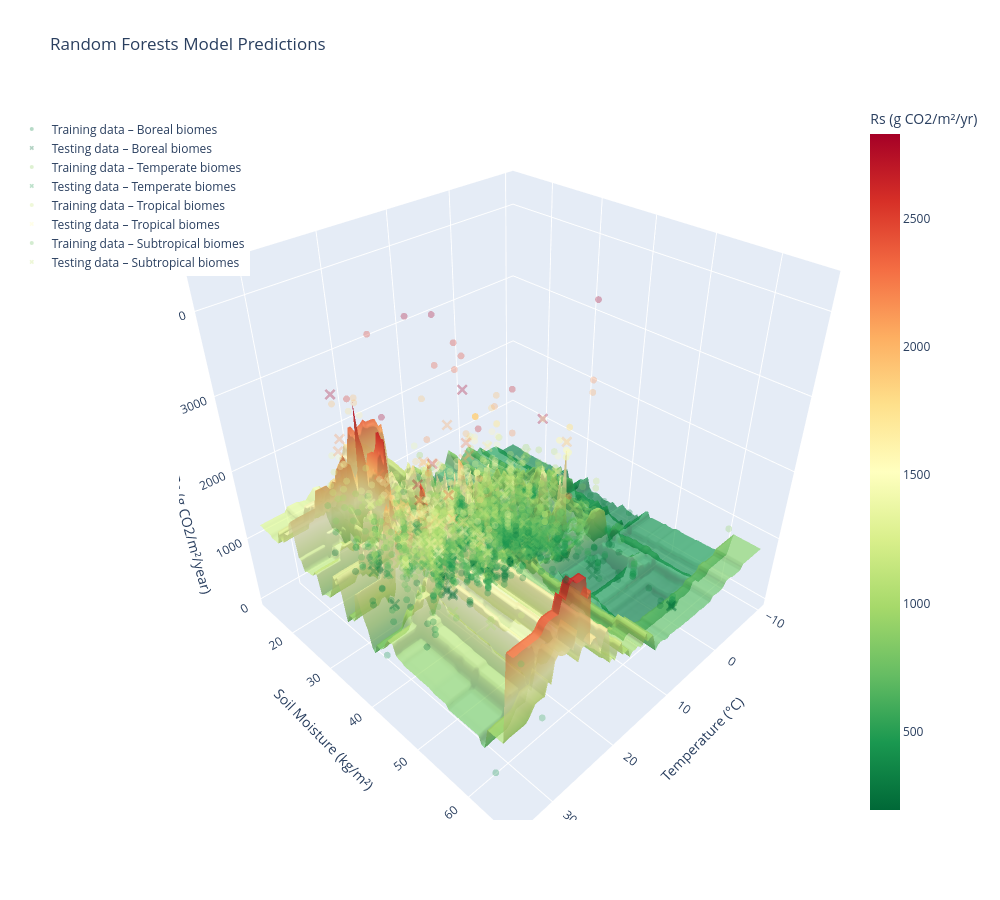

Source (notebook cell):
### Code cell
# Model performance is compared to a machine learning regressor algorithm as a benchmark

run_simulation(RF=True)

### Figure 1 — Plotly figure (JSON) as saved in the notebook; plotly's stock layout.template omitted (floating-point values rounded to 4 significant figures; data arrays with more than 128 entries replaced by an {"elided": "..."} marker saying what was removed)
{"data": [{"colorbar": {"title": {"text": "Rs (g CO2/m²/yr)"}}, "colorscale": [[0, "rgb(0,104,55)"], [0.1, "rgb(26,152,80)"], [0.2, "rgb(102,189,99)"], [0.3, "rgb(166,217,106)"], [0.4, "rgb(217,239,139)"], [0.5, "rgb(255,255,191)"], [0.6, "rgb(254,224,139)"], [0.7, "rgb(253,174,97)"], [0.8, "rgb(244,109,67)"], [0.9, "rgb(215,48,39)"], [1, "rgb(165,0,38)"]], "name": "Random Forests Model Predictions", "opacity": 0.7, "showscale": true, "type": "surface", "x": {"elided": "100x100 float values"}, "y": {"elided": "100x100 float values"}, "z": {"elided": "100x100 float values"}}, {"marker": {"color": {"elided": "192 float values"}, "colorscale": [[0, "rgb(0,104,55)"], [0.1, "rgb(26,152,80)"], [0.2, "rgb(102,189,99)"], [0.3, "rgb(166,217,106)"], [0.4, "rgb(217,239,139)"], [0.5, "rgb(255,255,191)"], [0.6, "rgb(254,224,139)"], [0.7, "rgb(253,174,97)"], [0.8, "rgb(244,109,67)"], [0.9, "rgb(215,48,39)"], [1, "rgb(165,0,38)"]], "opacity": 0.3, "showscale": false, "size": 4}, "mode": "markers", "name": "Training data – Boreal biomes", "type": "scatter3d", "x": {"elided": "192 float values"}, "y": {"elided": "192 float values"}, "z": {"elided": "192 float values"}}, {"marker": {"color": [244.0, 256.0, 592.0, 911.0, 905.0, 281.0, 670.0, 283.0, 230.0, 434.4, 1135.0, 1056.0, 2187.0, 896.9, 923.4, 356.5, 475.9, 262.5, 641.3, 690.6, 645.8], "colorscale": [[0, "rgb(0,104,55)"], [0.1, "rgb(26,152,80)"], [0.2, "rgb(102,189,99)"], [0.3, "rgb(166,217,106)"], [0.4, "rgb(217,239,139)"], [0.5, "rgb(255,255,191)"], [0.6, "rgb(254,224,139)"], [0.7, "rgb(253,174,97)"], [0.8, "rgb(244,109,67)"], [0.9, "rgb(215,48,39)"], [1, "rgb(165,0,38)"]], "opacity": 0.3, "showscale": false, "size": 4, "symbol": "x"}, "mode": "markers", "name": "Testing data – Boreal biomes", "type": "scatter3d", "x": [0.8, 0.8, 1.5, 1.5, 0.5, 3.7, 5.5, 1.5, 2.0, 8.9, 5.3, 3.5, 3.5, 1.2, -0.3, 3.5, 3.5, 3.5, 3.5, 3.5, 3.5], "y": [60.1, 60.1, 33.41, 34.63, 29.55, 47.31, 28.21, 28.92, 45.2, 33.35, 38.44, 39.04, 35.54, 40.18, 34.02, 38.93, 41.08, 41.08, 38.93, 38.93, 38.93], "z": [244.0, 256.0, 592.0, 911.0, 905.0, 281.0, 670.0, 283.0, 230.0, 434.4, 1135.0, 1056.0, 2187.0, 896.9, 923.4, 356.5, 475.9, 262.5, 641.3, 690.6, 645.8]}, {"marker": {"color": {"elided": "1395 float values"}, "colorscale": [[0, "rgb(0,104,55)"], [0.1, "rgb(26,152,80)"], [0.2, "rgb(102,189,99)"], [0.3, "rgb(166,217,106)"], [0.4, "rgb(217,239,139)"], [0.5, "rgb(255,255,191)"], [0.6, "rgb(254,224,139)"], [0.7, "rgb(253,174,97)"], [0.8, "rgb(244,109,67)"], [0.9, "rgb(215,48,39)"], [1, "rgb(165,0,38)"]], "opacity": 0.3, "showscale": false, "size": 4}, "mode": "markers", "name": "Training data – Temperate biomes", "type": "scatter3d", "x": {"elided": "1395 float values"}, "y": {"elided": "1395 float values"}, "z": {"elided": "1395 float values"}}, {"marker": {"color": {"elided": "155 float values"}, "colorscale": [[0, "rgb(0,104,55)"], [0.1, "rgb(26,152,80)"], [0.2, "rgb(102,189,99)"], [0.3, "rgb(166,217,106)"], [0.4, "rgb(217,239,139)"], [0.5, "rgb(255,255,191)"], [0.6, "rgb(254,224,139)"], [0.7, "rgb(253,174,97)"], [0.8, "rgb(244,109,67)"], [0.9, "rgb(215,48,39)"], [1, "rgb(165,0,38)"]], "opacity": 0.3, "showscale": false, "size": 4, "symbol": "x"}, "mode": "markers", "name": "Testing data – Temperate biomes", "type": "scatter3d", "x": {"elided": "155 float values"}, "y": {"elided": "155 float values"}, "z": {"elided": "155 float values"}}, {"marker": {"color": {"elided": "358 float values"}, "colorscale": [[0, "rgb(0,104,55)"], [0.1, "rgb(26,152,80)"], [0.2, "rgb(102,189,99)"], [0.3, "rgb(166,217,106)"], [0.4, "rgb(217,239,139)"], [0.5, "rgb(255,255,191)"], [0.6, "rgb(254,224,139)"], [0.7, "rgb(253,174,97)"], [0.8, "rgb(244,109,67)"], [0.9, "rgb(215,48,39)"], [1, "rgb(165,0,38)"]], "opacity": 0.3, "showscale": false, "size": 4}, "mode": "markers", "name": "Training data – Tropical biomes", "type": "scatter3d", "x": {"elided": "358 float values"}, "y": {"elided": "358 float values"}, "z": {"elided": "358 float values"}}, {"marker": {"color": [1730.0, 2200.0, 1550.0, 2000.0, 1393.0, 1297.0, 2310.0, 2021.0, 1278.0, 1610.0, 1800.0, 1274.0, 1520.0, 1240.0, 1219.0, 1097.0, 1205.0, 1615.0, 1326.0, 1320.0, 580.0, 470.0, 1200.0, 784.0, 362.0, 1534.0, 693.0, 1311.0, 915.0, 783.0, 1219.0, 1306.0, 715.4, 1009.0, 1170.0, 1988.0, 1194.0, 480.1, 2258.0, 3005.0], "colorscale": [[0, "rgb(0,104,55)"], [0.1, "rgb(26,152,80)"], [0.2, "rgb(102,189,99)"], [0.3, "rgb(166,217,106)"], [0.4, "rgb(217,239,139)"], [0.5, "rgb(255,255,191)"], [0.6, "rgb(254,224,139)"], [0.7, "rgb(253,174,97)"], [0.8, "rgb(244,109,67)"], [0.9, "rgb(215,48,39)"], [1, "rgb(165,0,38)"]], "opacity": 0.3, "showscale": false, "size": 4, "symbol": "x"}, "mode": "markers", "name": "Testing data – Tropical biomes", "type": "scatter3d", "x": [26.0, 20.3, 20.3, 26.0, 25.0, 25.0, 25.3, 25.5, 25.7, 25.8, 25.8, 21.4, 24.4, 24.4, 20.7, 26.0, 19.2, 19.2, 19.2, 25.0, 25.0, 25.0, 19.0, 25.8, 26.2, 25.8, 21.7, 22.2, 21.7, 21.8, 26.0, 26.7, 25.5, 19.05, 26.4, 25.1, 27.4, 15.5, 26.5, 26.5], "y": [27.56, 31.66, 22.89, 34.56, 32.89, 32.22, 20.41, 31.67, 27.98, 37.44, 37.44, 26.12, 36.32, 36.32, 26.1, 26.97, 32.53, 32.53, 32.53, 32.97, 24.4, 24.4, 32.63, 26.2, 31.21, 34.92, 30.71, 33.27, 33.27, 32.35, 52.08, 35.13, 29.22, 27.9, 33.78, 37.76, 46.6, 21.26, 21.96, 21.96], "z": [1730.0, 2200.0, 1550.0, 2000.0, 1393.0, 1297.0, 2310.0, 2021.0, 1278.0, 1610.0, 1800.0, 1274.0, 1520.0, 1240.0, 1219.0, 1097.0, 1205.0, 1615.0, 1326.0, 1320.0, 580.0, 470.0, 1200.0, 784.0, 362.0, 1534.0, 693.0, 1311.0, 915.0, 783.0, 1219.0, 1306.0, 715.4, 1009.0, 1170.0, 1988.0, 1194.0, 480.1, 2258.0, 3005.0]}, {"marker": {"color": {"elided": "552 float values"}, "colorscale": [[0, "rgb(0,104,55)"], [0.1, "rgb(26,152,80)"], [0.2, "rgb(102,189,99)"], [0.3, "rgb(166,217,106)"], [0.4, "rgb(217,239,139)"], [0.5, "rgb(255,255,191)"], [0.6, "rgb(254,224,139)"], [0.7, "rgb(253,174,97)"], [0.8, "rgb(244,109,67)"], [0.9, "rgb(215,48,39)"], [1, "rgb(165,0,38)"]], "opacity": 0.3, "showscale": false, "size": 4}, "mode": "markers", "name": "Training data – Subtropical biomes", "type": "scatter3d", "x": {"elided": "552 float values"}, "y": {"elided": "552 float values"}, "z": {"elided": "552 float values"}}, {"marker": {"color": [780.0, 632.0, 198.0, 145.0, 476.0, 1502.0, 398.0, 927.0, 1771.0, 989.0, 473.0, 1860.0, 961.0, 833.0, 548.0, 758.0, 416.0, 1248.0, 1203.0, 1181.0, 1110.0, 1047.0, 1045.0, 723.0, 1110.0, 645.0, 1835.0, 476.0, 780.0, 831.0, 418.5, 2058.0, 1220.0, 1077.0, 882.3, 975.3, 789.1, 1200.0, 529.2, 1096.0, 442.8, 630.0, 750.2, 671.9, 77.0, 107.0, 77.0, 1600.0, 340.9, 495.8, 1262.0, 1180.0, 870.3, 856.0, 758.5, 1044.0, 1246.0, 1127.0, 938.5, 1278.0, 454.1], "colorscale": [[0, "rgb(0,104,55)"], [0.1, "rgb(26,152,80)"], [0.2, "rgb(102,189,99)"], [0.3, "rgb(166,217,106)"], [0.4, "rgb(217,239,139)"], [0.5, "rgb(255,255,191)"], [0.6, "rgb(254,224,139)"], [0.7, "rgb(253,174,97)"], [0.8, "rgb(244,109,67)"], [0.9, "rgb(215,48,39)"], [1, "rgb(165,0,38)"]], "opacity": 0.3, "showscale": false, "size": 4, "symbol": "x"}, "mode": "markers", "name": "Testing data – Subtropical biomes", "type": "scatter3d", "x": [22.4, 17.9, 16.8, 16.8, 19.1, 19.1, 11.3, 18.7, 18.7, 17.2, 17.2, 16.7, 21.4, 21.4, 17.9, 17.9, 21.4, 11.3, 21.0, 21.0, 21.0, 21.0, 21.0, 17.2, 15.9, 15.8, 22.3, 16.5, 12.8, 12.8, 17.2, 22.4, 16.2, 16.2, 15.0, 6.4, 6.4, 18.6, 15.0, 15.9, 17.2, 21.0, 21.0, 21.0, 18.0, 18.0, 18.0, 20.6, 15.9, 16.2, 17.6, 17.9, 17.9, 17.9, 17.9, 25.1, 15.2, 21.1, 15.8, 18.7, 15.6], "y": [24.04, 30.85, 30.88, 30.88, 34.67, 35.63, 27.85, 35.3, 34.41, 31.46, 28.31, 28.16, 34.47, 34.47, 31.07, 31.39, 34.47, 28.58, 34.74, 34.74, 34.74, 34.74, 34.74, 28.84, 37.13, 38.68, 33.21, 30.38, 28.64, 32.46, 30.31, 33.17, 33.94, 33.94, 33.57, 30.85, 30.85, 31.38, 34.37, 30.86, 28.84, 34.54, 32.35, 34.13, 33.13, 33.13, 31.67, 20.97, 34.83, 36.25, 39.59, 31.08, 30.03, 29.98, 30.03, 33.17, 28.28, 33.21, 38.68, 31.0, 33.4], "z": [780.0, 632.0, 198.0, 145.0, 476.0, 1502.0, 398.0, 927.0, 1771.0, 989.0, 473.0, 1860.0, 961.0, 833.0, 548.0, 758.0, 416.0, 1248.0, 1203.0, 1181.0, 1110.0, 1047.0, 1045.0, 723.0, 1110.0, 645.0, 1835.0, 476.0, 780.0, 831.0, 418.5, 2058.0, 1220.0, 1077.0, 882.3, 975.3, 789.1, 1200.0, 529.2, 1096.0, 442.8, 630.0, 750.2, 671.9, 77.0, 107.0, 77.0, 1600.0, 340.9, 495.8, 1262.0, 1180.0, 870.3, 856.0, 758.5, 1044.0, 1246.0, 1127.0, 938.5, 1278.0, 454.1]}], "layout": {"height": 900, "legend": {"x": -0.25, "xanchor": "left", "y": 0.98, "yanchor": "top"}, "scene": {"xaxis": {"title": {"text": "Temperature (°C)"}}, "yaxis": {"title": {"text": "Soil Moisture (kg/m²)"}}, "zaxis": {"title": {"text": "Soil Respiration Rs (g CO2/m²/year)"}}}, "title": {"text": "Random Forests Model Predictions"}, "width": 1000}}
